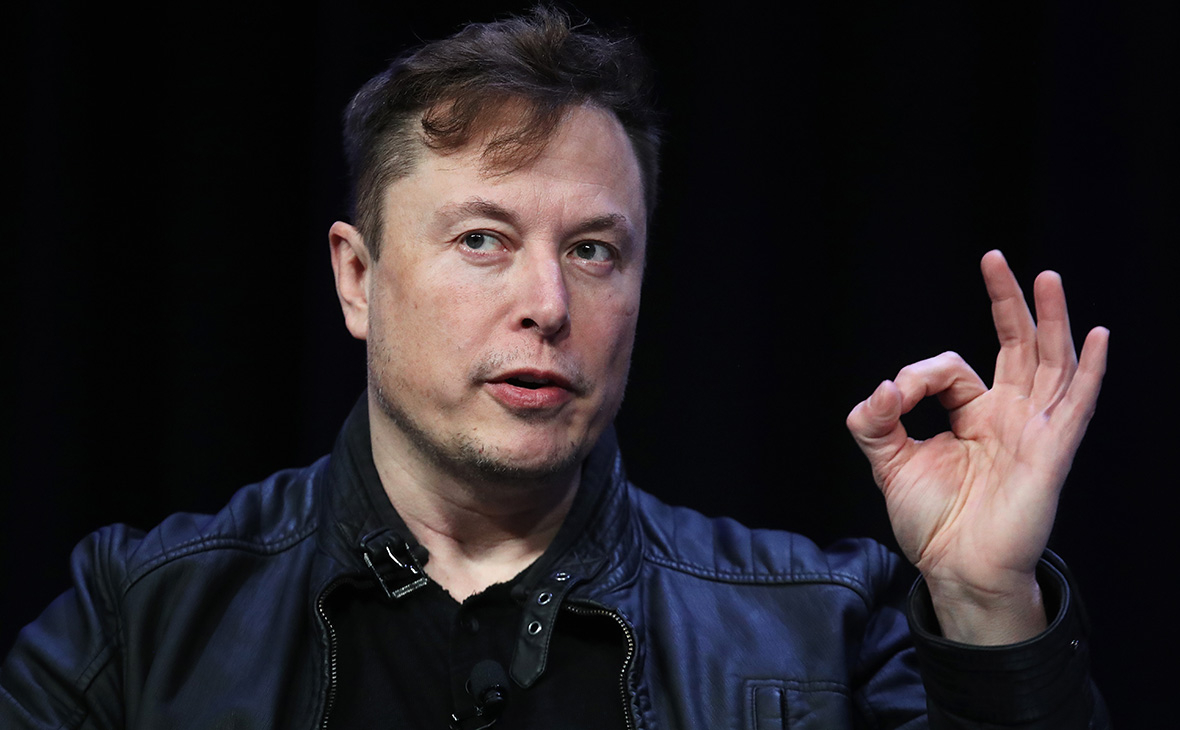
#> input picture test/data/755850380797162.jpeg, 1180 x 730 px
$ python test.py
#> lines starting #> are read from the running program, lines starting #| are printed output that depends on the picture
#> further down, img is the input picture: PIL image 1180x730 RGB; mean R, G, B 38.5, 33.2, 36.2
import csv
import io

import matplotlib.pyplot as plt
from PIL import Image
from numpy import histogram as hist


def convert_image(input_image):
    output_image = input_image.copy()

    for x in range(output_image.width):
        for y in range(output_image.height):
            r, g, b = output_image.getpixel((x, y))
            brightness = int(0.299 * r + 0.587 * g + 0.114 * b)
            output_image.putpixel((x, y), (brightness, brightness, brightness))
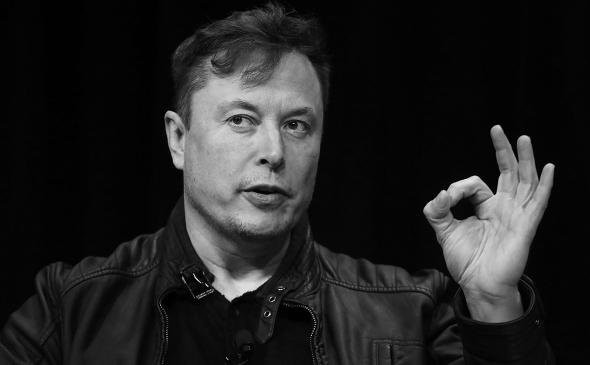
#> output_image: PIL image 1180x730 RGB (shown at 1/2 size); min 0, max 255, mean 34.6

    return output_image


def create_histogram(input_image):
    data = []
    hist_data = []

    for x in range(input_image.width):
        for y in range(input_image.height):
            brightness = input_image.getpixel((x, y))
            data.append([x, y, brightness[0]])
            hist_data.append(brightness[0])
#> after the loop, data = 861400 items; hist_data = 861400 items

    plt.hist(x=hist_data, bins=30)
    plt.grid(axis='y', alpha=0.75)
    plt.xlabel('Яркость')
    plt.ylabel('Частота')
    plt.show()
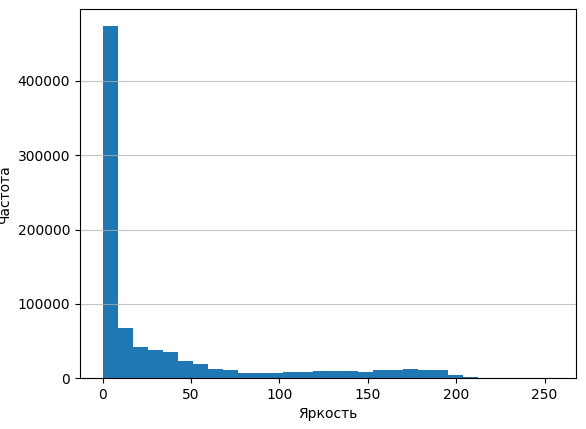
#> figure drawn by matplotlib, 1 panel; tallest bar 473727 high, from x = 0 to 8.5

    # img_buf = io.BytesIO()
    # plt.savefig(img_buf, format='png')
    # hist_1 = Image.open(img_buf)

    hist2_data_x = []
    hist2_data_y = []
    new_data = []

    for item in data:
        if (int(item[2]) >= 104) & (int(item[0] < 650)):
            new_data.append(item)
            hist2_data_x.append(item[0])
            hist2_data_y.append(item[1])
#> this loop made 861400 passes
#> item on passes 1 to 3: [0, 0, 1], [0, 1, 1], [0, 2, 1]
#> after the loop, hist2_data_x = 74109 items; hist2_data_y = 74109 items; new_data = 74109 items

    plt.clf()
    plt.hist(x=hist2_data_x, bins=30)
    plt.grid(axis='y', alpha=0.75)
    plt.xlabel('x')
    plt.ylabel('Частота')
    plt.show()
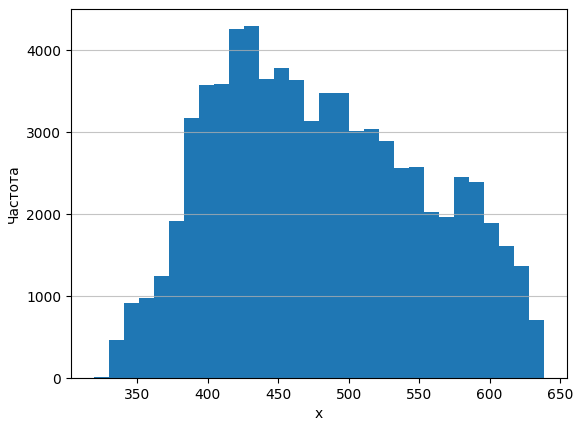
#> figure drawn by matplotlib, 1 panel; tallest bar 4294 high, from x = 425.7 to 436.3

    # img_buf = io.BytesIO()
    # plt.savefig(img_buf, format='png')
    # hist_x = Image.open(img_buf)

    plt.clf()
    plt.hist(x=hist2_data_y, bins=30)
    plt.grid(axis='y', alpha=0.75)
    plt.xlabel('y')
    plt.ylabel('Частота')
    plt.show()
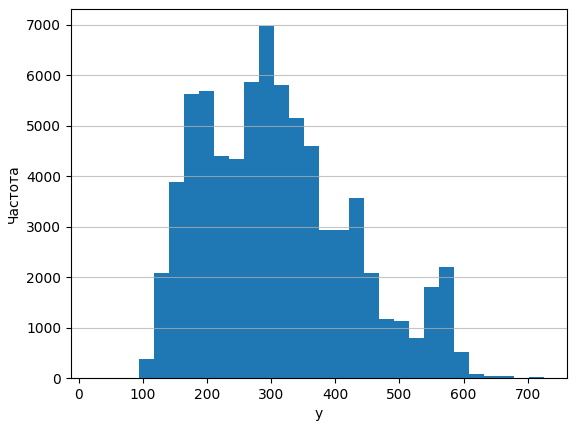
#> figure drawn by matplotlib, 1 panel; tallest bar 6967 high, from x = 280.8 to 304.2


    # [5 lines of commented-out code are left out]


def swap_color(input_image):
    output_image = input_image.copy()

    for x in range(output_image.width):
        for y in range(output_image.height):
            brightness = output_image.getpixel((x, y))
            if (brightness[0] >= 104) & (x < 650) & (y < 500):
                output_image.putpixel((x, y), (255, 0, 0))
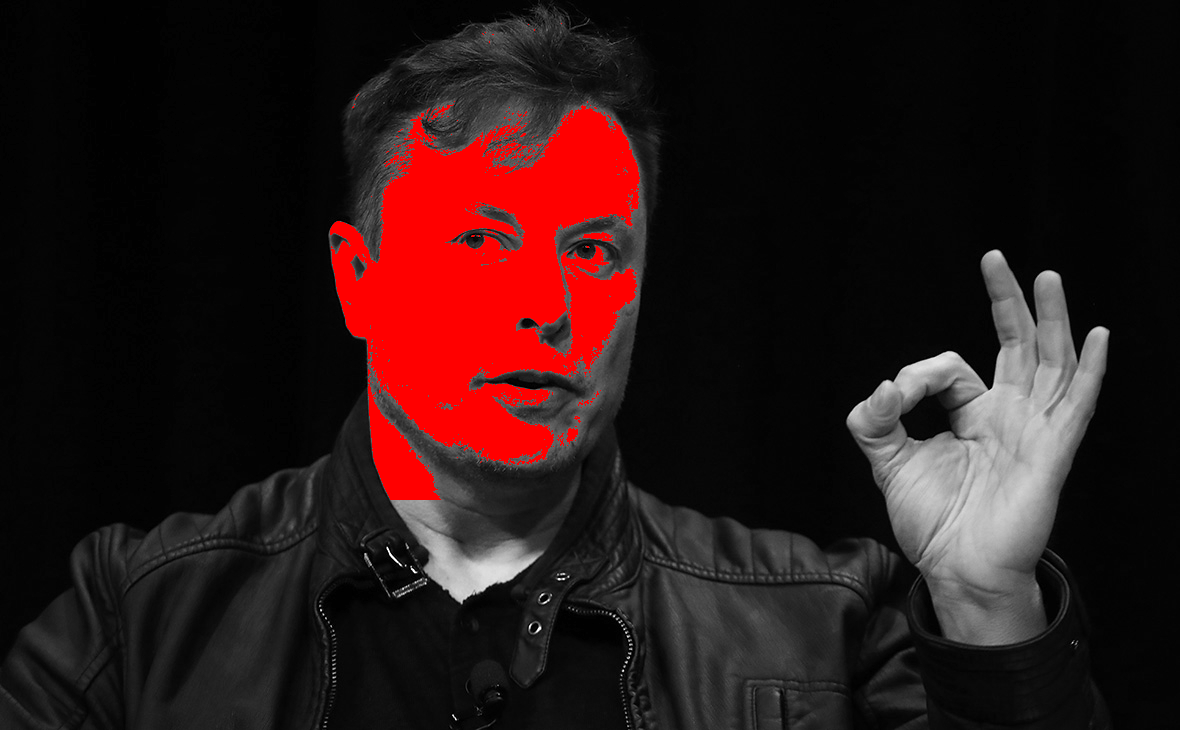
#> output_image: PIL image 1180x730 RGB; mean R, G, B 42.7, 22.6, 22.6

    return output_image


# заполнение .csv файла
# [28 lines left out: function fill_csv, not called in this run]


# открываем изображение
img = Image.open(r"data/755850380797162.jpeg")

# генерируем картинки
grayscale_img = convert_image(img)
# histogram = create_histogram(grayscale_img)
create_histogram(grayscale_img)
swapped_colors = swap_color(grayscale_img)

# сохраняем картинки
grayscale_img.save("output/grayscale.png")
# histogram[0].save("output/histogram.png")
# histogram[1].save("output/histogram_x.png")
# histogram[2].save("output/histogram_y.png")
swapped_colors.save("output/colored.png")

# заполняем .csv
# with open('output/pixels.csv', 'w+') as file:
#     fill_csv(file, grayscale_img)

$ run again, with test/data/755846202101498.jpeg copied over test/data/755850380797162.jpeg
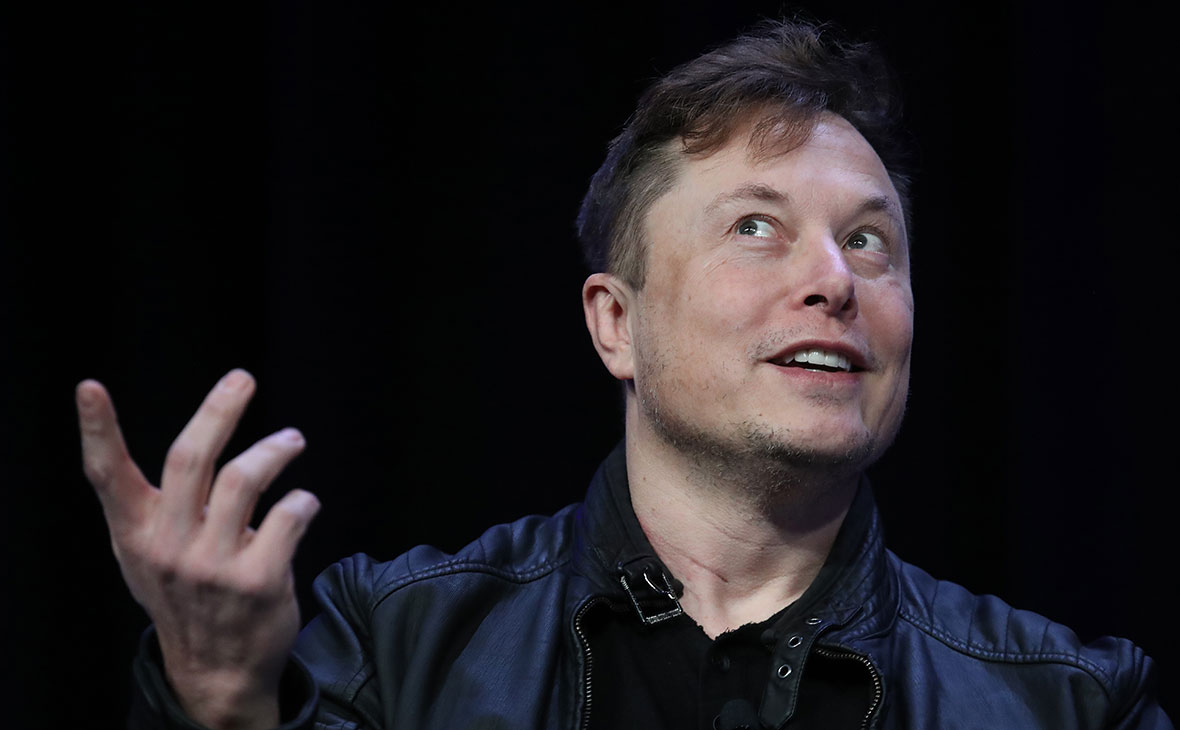
#> input picture test/data/755846202101498.jpeg, 1180 x 730 px
#> img is the input picture: PIL image 1180x730 RGB; mean R, G, B 32.8, 29.2, 32.1
#> after the loop in create_histogram, `for x in range(input_image.width):`: data = 861400 items
#> in create_histogram, `plt.show()`:
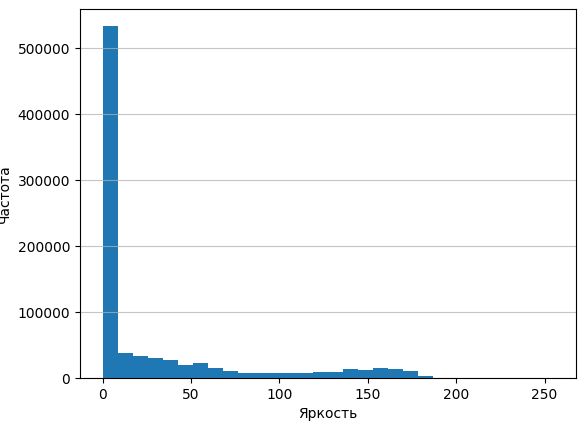
#> figure drawn by matplotlib, 1 panel; tallest bar 533248 high, from x = 0 to 8.5
#> the loop in create_histogram, `for item in data:` made 861400 passes
#> item on passes 1 to 3: [0, 0, 1], [0, 1, 1], [0, 2, 1]
#> after the loop in create_histogram, `for item in data:`: hist2_data_x = 27055 items
#> after the loop in swap_color, `for x in range(output_image.width):`:
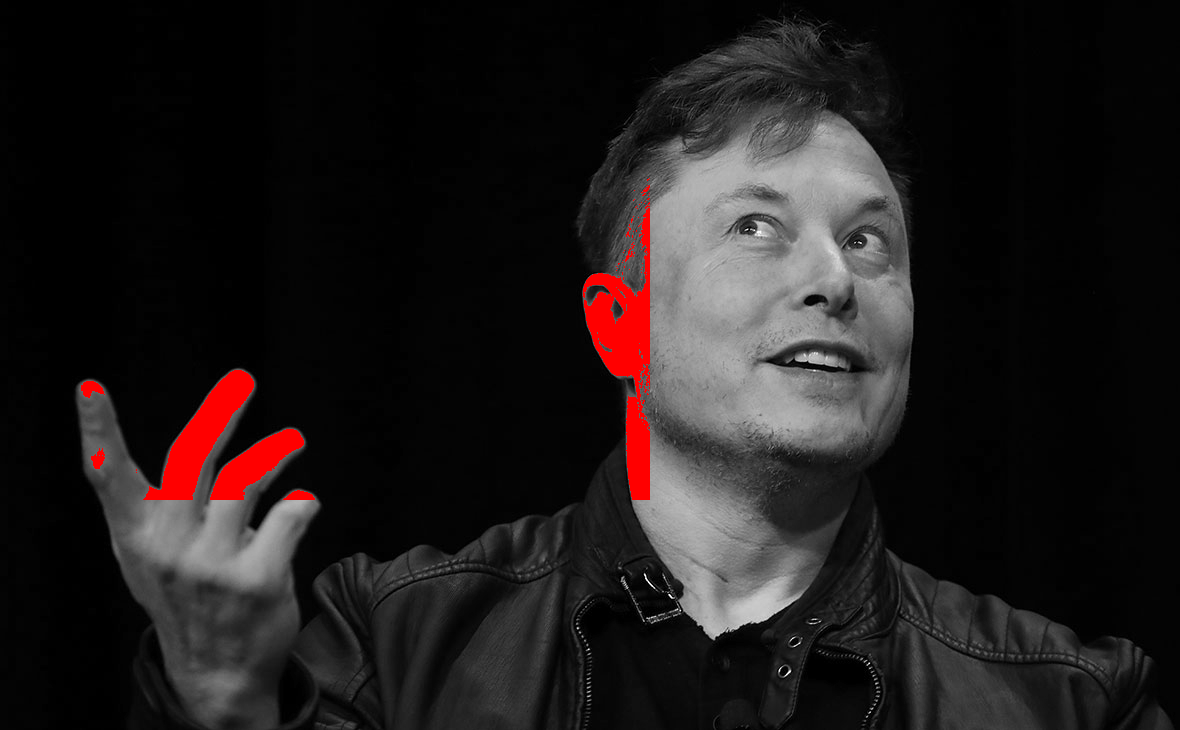
#> output_image: PIL image 1180x730 RGB; mean R, G, B 32.2, 27.4, 27.4

$ run again, with test/data/755884185569952.jpg copied over test/data/755850380797162.jpeg
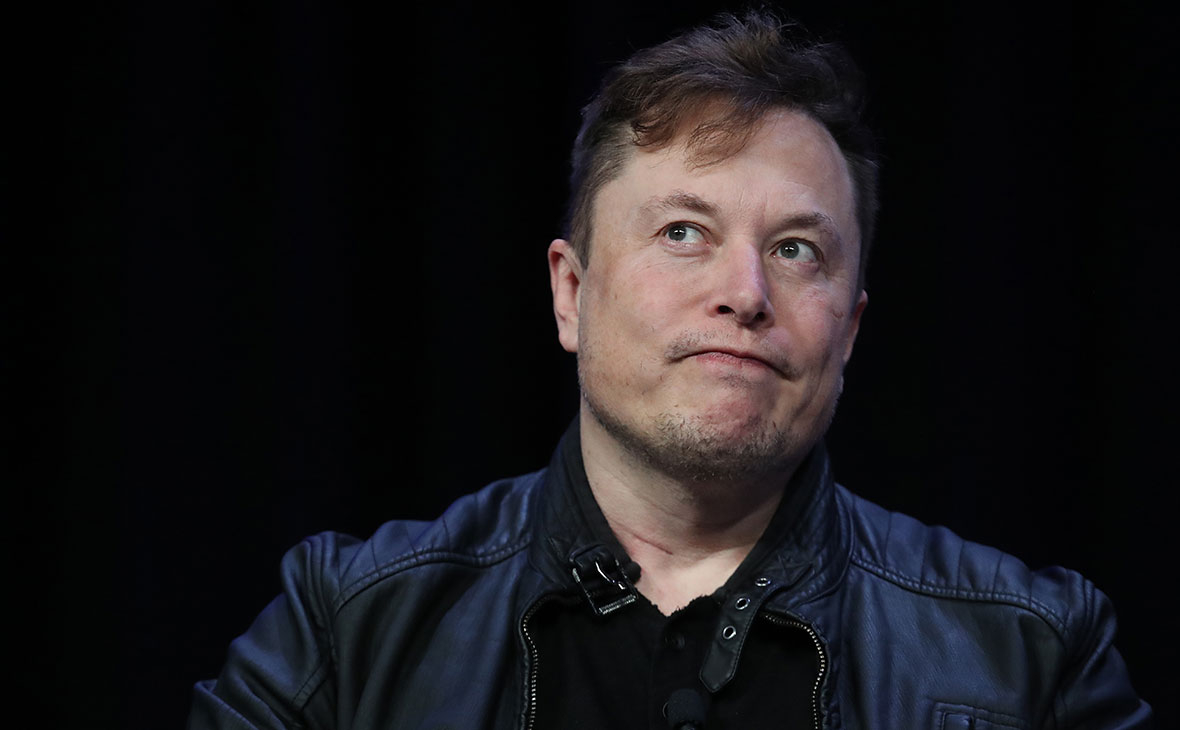
#> input picture test/data/755884185569952.jpg, 1180 x 730 px
#> img is the input picture: PIL image 1180x730 RGB; mean R, G, B 25.8, 23.6, 25.9
#> after the loop in create_histogram, `for x in range(input_image.width):`: data = 861400 items
#> in create_histogram, `plt.show()`:
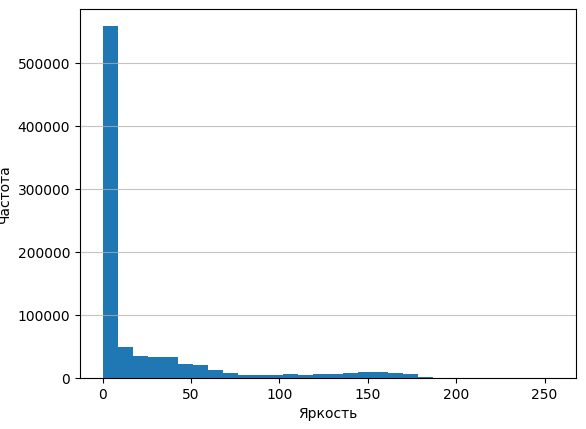
#> figure drawn by matplotlib, 1 panel; tallest bar 558888 high, from x = 0 to 8.5
#> the loop in create_histogram, `for item in data:` made 861400 passes
#> item on passes 1 to 3: [0, 0, 0], [0, 1, 0], [0, 2, 0]
#> after the loop in create_histogram, `for item in data:`: hist2_data_x = 24543 items
#> after the loop in swap_color, `for x in range(output_image.width):`:
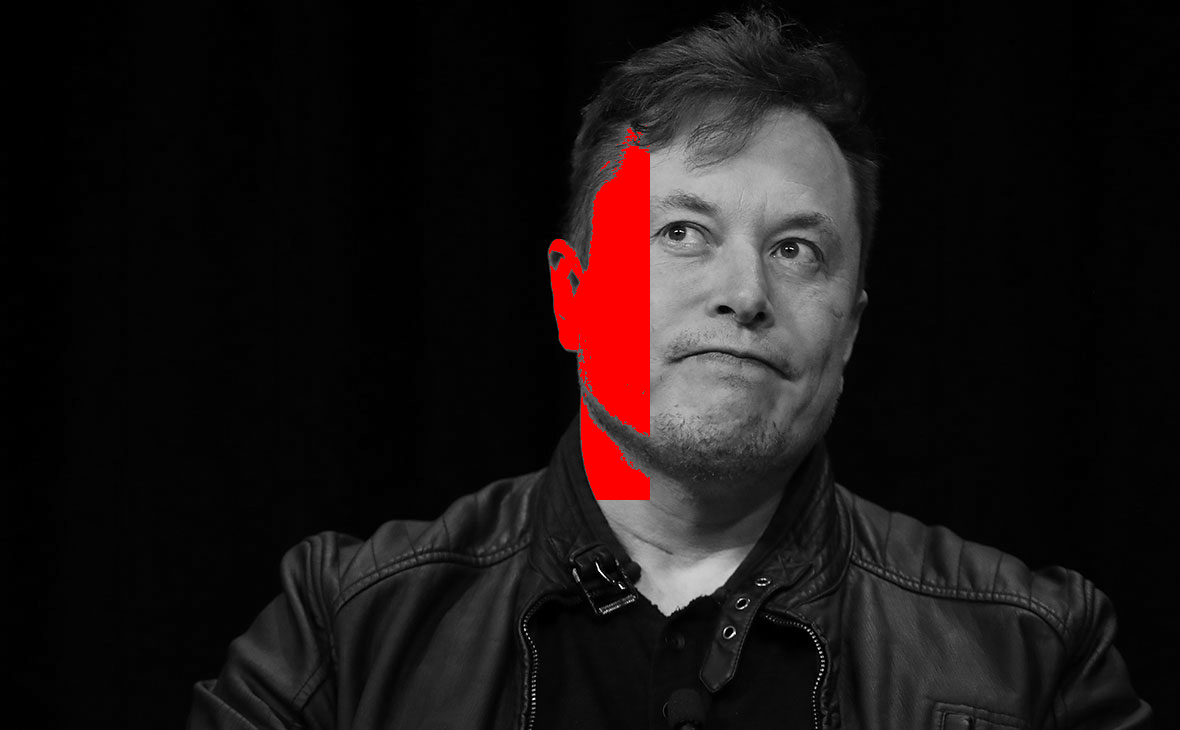
#> output_image: PIL image 1180x730 RGB; mean R, G, B 26.8, 20.3, 20.3
